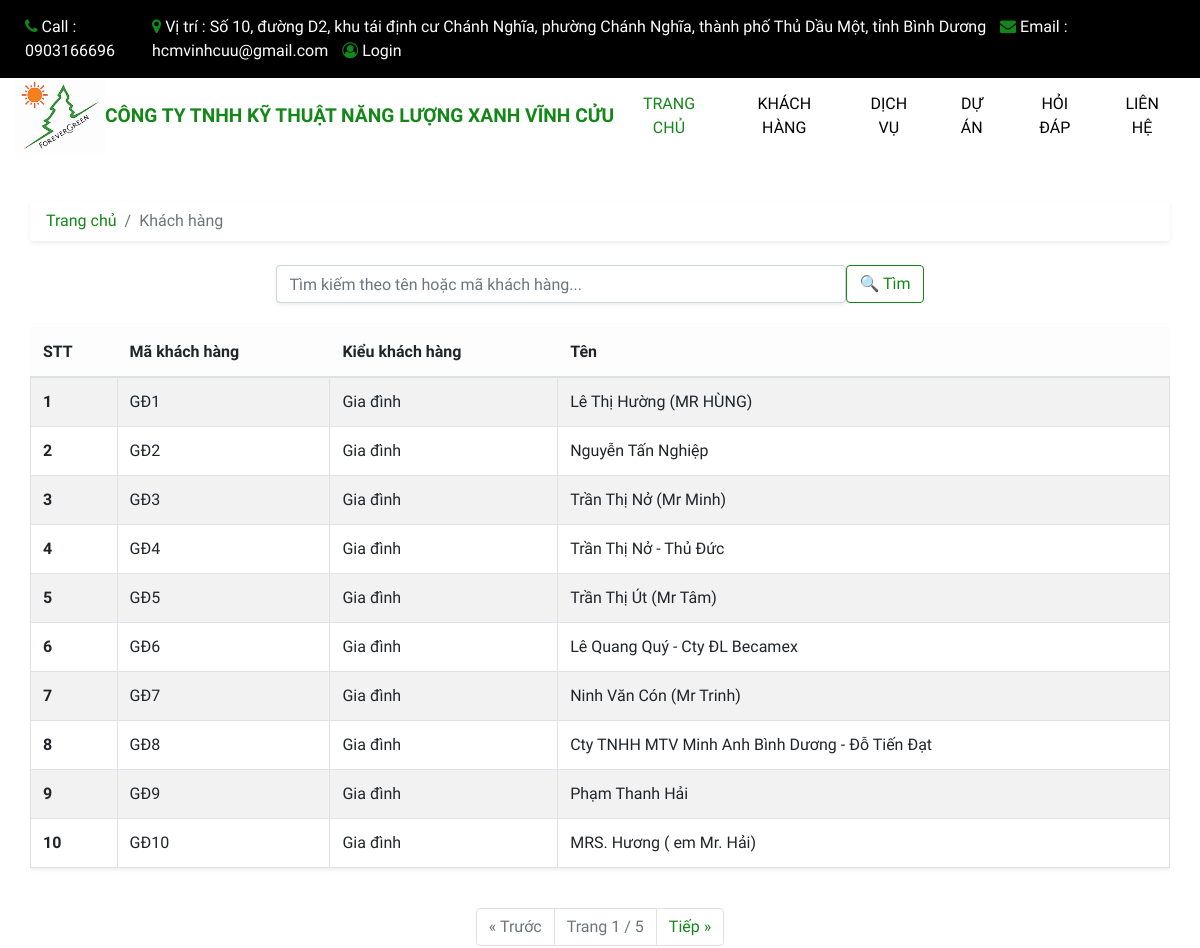
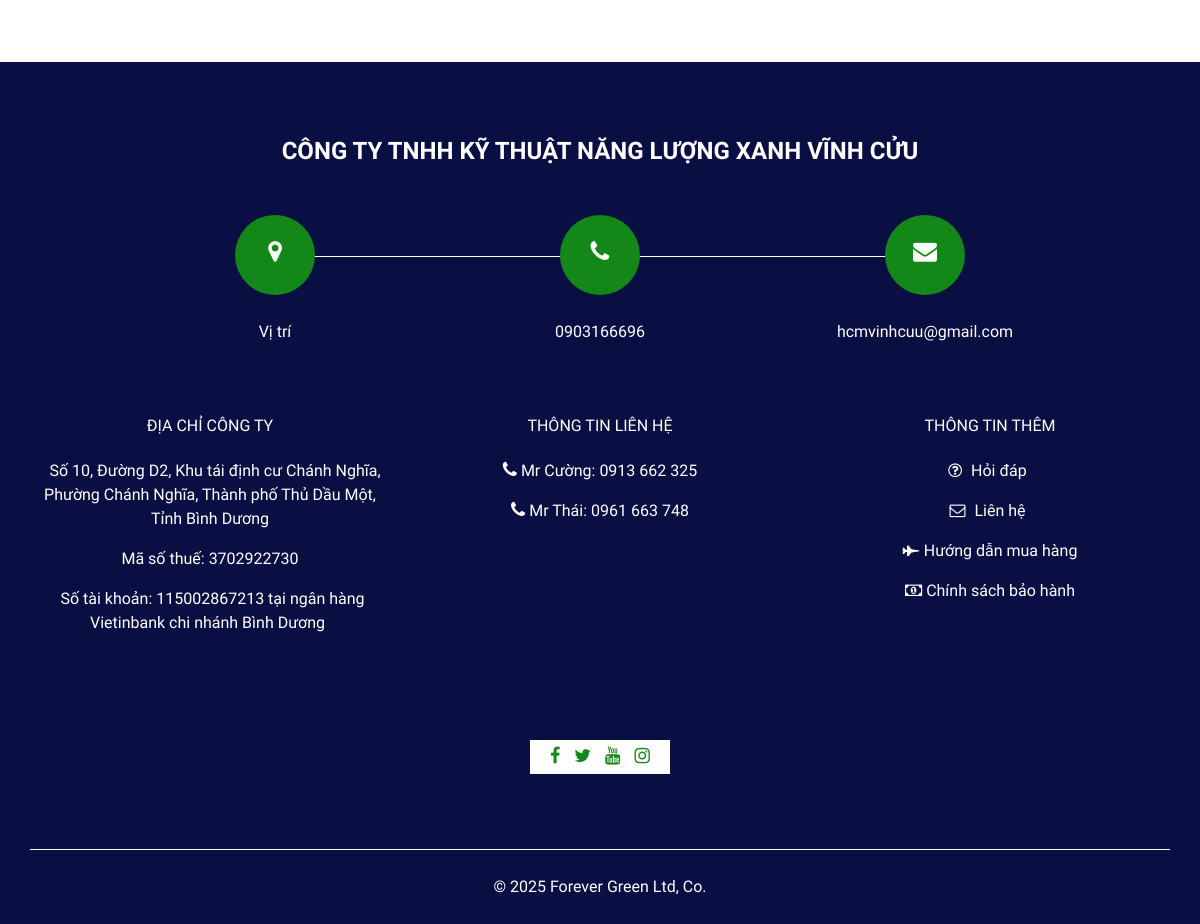
Screenshot of /customer/ with the database file from the repository (2 pictures, top to bottom).
### customer/models.py (models this page shows, shortened)
class Customer(models.Model):
    customercode = models.CharField(max_length = 255)
    customertype = models.CharField(max_length = 255)
    name = models.CharField(max_length = 255)
    locations = models.TextField()

### customer/views.py (the view)
# urls.py: path('', views.list, name='customer'),
def list(request):
    limit = 10  # Số khách hàng mỗi trang
    page = request.GET.get("page", 1)
    keyword = request.GET.get("keyword")
    if keyword:
        customer_list = Customer.objects.filter(
            Q(name__icontains=keyword) | Q(customercode__icontains=keyword)
        )
    else:
        customer_list = Customer.objects.all()
    paginator = Paginator(customer_list.order_by("id"), limit)
    try:
        customers_page = paginator.page(page)
    except PageNotAnInteger:
        customers_page = paginator.page(1)
    except EmptyPage:
        customers_page = paginator.page(paginator.num_pages)
    context = {
        "Customers": customers_page,      # Page object
        "keyword": keyword or "",         # Từ khóa tìm kiếm
    }
    return render(request, "pages/customer.html", context)

### customer/templates/pages/customer.html (shortened to what this page needs)
{% extends "pages/base.html"%}
{% load static %}
{% block content %}
<div class="container py-5">
  <nav aria-label="breadcrumb">
    <ol class="breadcrumb bg-white px-3 py-2 rounded shadow-sm">
      <li class="breadcrumb-item"><a href="{% url 'home' %}">Trang chủ</a></li>
      <li class="breadcrumb-item active" aria-current="page">Khách hàng</li>
    </ol>
  </nav>
  <form action="" method="GET" class="d-flex justify-content-center my-4">
    <input type="text" name="keyword" class="form-control w-50 me-2 shadow-sm" placeholder="Tìm kiếm theo tên hoặc mã khách hàng..." value="{{ request.GET.keyword }}">
    <button type="submit" class="btn btn-outline-primary">🔍 Tìm</button>
  </form>
  <div class="table-responsive">
    <table class="table table-striped table-bordered shadow-sm">
      <thead class="table-light">
        <tr>
          <th scope="col">STT</th>
          <th scope="col">Mã khách hàng</th>
          <th scope="col">Kiểu khách hàng</th>
          <th scope="col">Tên</th>
        </tr>
      </thead>
      <tbody>
        {% for customer in Customers %}
        <tr>
          <th scope="row">{{ forloop.counter0|add:Customers.start_index }}</th>
          <td>{{ customer.customercode }}</td>
          <td>{{ customer.customertype }}</td>
          <td>{{ customer.name }}</td>
        </tr>
        {% empty %}
        <tr>
          <td colspan="4" class="text-center text-muted">Không tìm thấy khách hàng phù hợp.</td>
        </tr>
        {% endfor %}
      </tbody>
    </table>
  </div>
  {% if Customers.paginator.num_pages > 1 %}
  <nav class="mt-4">
    <ul class="pagination justify-content-center">
      {% if Customers.has_previous %}
      <li class="page-item">
        <a class="page-link" href="?{% if request.GET.keyword %}keyword={{ request.GET.keyword }}&{% endif %}page={{ Customers.previous_page_number }}">« Trước</a>
      </li>
      {% else %}
      <li class="page-item disabled"><span class="page-link">« Trước</span></li>
      {% endif %}
      <li class="page-item disabled">
        <span class="page-link">Trang {{ Customers.number }} / {{ Customers.paginator.num_pages }}</span>
      </li>
      {% if Customers.has_next %}
      <li class="page-item">
        <a class="page-link" href="?{% if request.GET.keyword %}keyword={{ request.GET.keyword }}&{% endif %}page={{ Customers.next_page_number }}">Tiếp »</a>
      </li>
      {% else %}
      <li class="page-item disabled"><span class="page-link">Tiếp »</span></li>
      {% endif %}
    </ul>
  </nav>
  {% endif %}
</div>
{% endblock %}

### app/static/css/style.css (style rules this page uses)
body { font-family: "Nunito Sans", sans-serif; color: #040000; }
input[type="text"], input[type="email"], input[type="tel"] { color: black; }
a, a:hover, a:focus { text-decoration: none; }

### app/static/css/responsive.css (style rules this page uses)
@media (min-width: 1200px) { .container { max-width: 1170px; } }

### rows the page displays
Customer: customercode "GĐ1", customertype "Gia đình", name "Lê Thị Hường (MR HÙNG)"
Customer: customercode "GĐ2", customertype "Gia đình", name "Nguyễn Tấn Nghiệp"
Customer: customercode "GĐ3", customertype "Gia đình", name "Trần Thị Nở (Mr Minh)"
Customer: customercode "GĐ4", customertype "Gia đình", name "Trần Thị Nở - Thủ Đức"
Customer: customercode "GĐ5", customertype "Gia đình", name "Trần Thị Út (Mr Tâm)"
Customer: customercode "GĐ6", customertype "Gia đình", name "Lê Quang Quý - Cty ĐL Becamex"
Customer: customercode "GĐ7", customertype "Gia đình", name "Ninh Văn Cón (Mr Trinh)"
Customer: customercode "GĐ8", customertype "Gia đình", name "Cty TNHH MTV Minh Anh Bình Dương - Đỗ Tiến Đạt"
Customer: customercode "GĐ9", customertype "Gia đình", name "Phạm Thanh Hải"
Customer: customercode "GĐ10", customertype "Gia đình", name "MRS. Hương ( em Mr. Hải)"

### other values shown
{{ Customers.number }} "1"
{{ Customers.paginator.num_pages }} "5"
